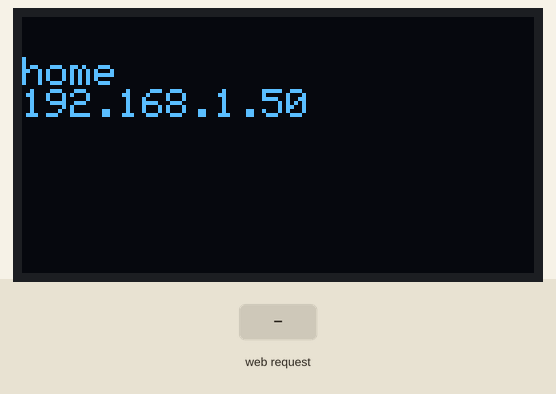
Simulated run of this sketch. Board: ESP32. On the bench: 128×64 one-colour display. The inputs (shaded band) are chosen by the test bench. WiFi joins after 1.5 s; servers stay silent unless stated.

Above: at 3.8 s.
3.9 s: HTTP request GET /send?msg=1 received
At 4.6 s:
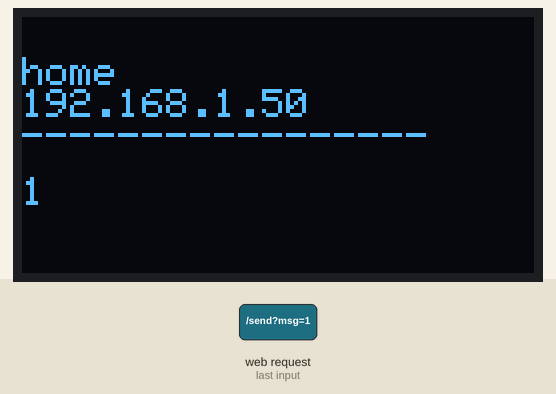
5.4 s: HTTP request GET /send?msg=0 received
At 5.7 s:
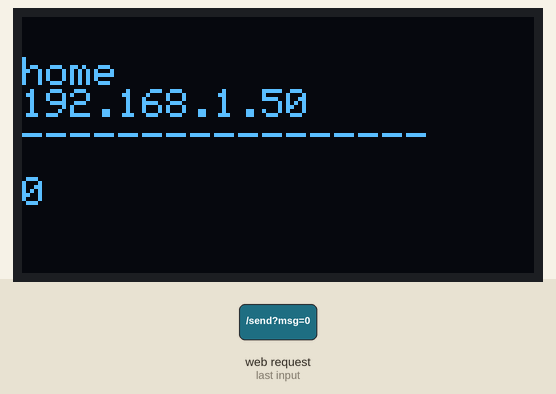
Timing chart, 0 to 8.4 s (numbered marks = the images above; inputs shaded):
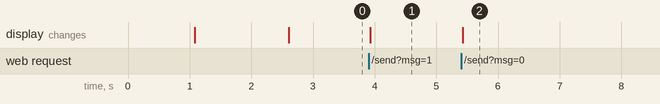

The sketch:

ESP32-Wi-Fi-OLED-Web-Server.ino
```cpp
#include <WiFi.h>
#include <WebServer.h>
#include <Wire.h>
#include <Adafruit_GFX.h>
#include <Adafruit_SH110X.h>
#include <WiFiManager.h>

Adafruit_SH1106G display(128, 64, &Wire, -1);
WebServer server(80);
String displayText = "Hello";
String htmlPage() {
  return "<!DOCTYPE html><html>"
         "<head><title>ESP32 OLED</title></head>"
         "<body style='text-align:center;'>"
         "<h2>Send Text to OLED</h2>"
         "<form action='/send'>"
         "<input type='text' name='msg' style='font-size:20px;'/>"
         "<br><br>"
         "<input type='submit' value='Send' style='font-size:20px;'/>"
         "</form>"
         "</body></html>";
}
void handleRoot() {
  server.send(200, "text/html", htmlPage());
}
void handleSend() {
  if (server.hasArg("msg")) {
    displayText = server.arg("msg");
    display.clearDisplay();
    display.setTextColor(SH110X_WHITE);
    display.setCursor(0, 10);
    display.println(WiFi.SSID());
    display.println(WiFi.localIP());
    display.println("-----------------");
    display.setCursor(0, 40);
    display.println(displayText);
    display.display();
  }
  server.send(200, "text/html", htmlPage());
}
void configModeCallback(WiFiManager *myWiFiManager) {
  display.clearDisplay();
  display.setCursor(0, 10);
  display.println("AP Mode");
  display.println("SSID: IOT-ESP32");
  display.println(WiFi.softAPIP());
  display.display();
}
void setup() {
  Serial.begin(115200);
  if (!display.begin(0x3C, true)) {
    Serial.println("OLED failed");
    while (true);
  }
  display.clearDisplay();
  display.setTextColor(SH110X_WHITE);
  display.setCursor(0, 10);
  display.println("Booting...");
  display.display();
  delay(1000);
  WiFiManager wm;
  wm.setAPCallback(configModeCallback);

  display.clearDisplay();
  display.setCursor(0, 10);
  display.println("Connecting WiFi...");
  display.display();

  wm.resetSettings();

  bool res = wm.autoConnect("IOT-ESP32");
  if (!res) {
    display.clearDisplay();
    display.setCursor(0, 10);
    display.println("WiFi Failed!");
    display.display();
    delay(3000);
    ESP.restart();
  }
  display.clearDisplay();
  display.setCursor(0, 10);
  display.println(WiFi.SSID());
  display.println(WiFi.localIP());
  display.display();

  server.on("/", handleRoot);
  server.on("/send", handleSend);
  server.begin();
}
void loop() {
  server.handleClient();
  if (WiFi.status() != WL_CONNECTED) {
    WiFi.reconnect();
    display.clearDisplay();
    display.setCursor(0, 10);
    display.println("Reconnecting...");
    display.display();
    delay(2000);
  }}
```

Measured:
- after the input at 3.9 s, the display: changes at once (image 1)
- after the input at 5.4 s, the display: changes at once (image 2)
